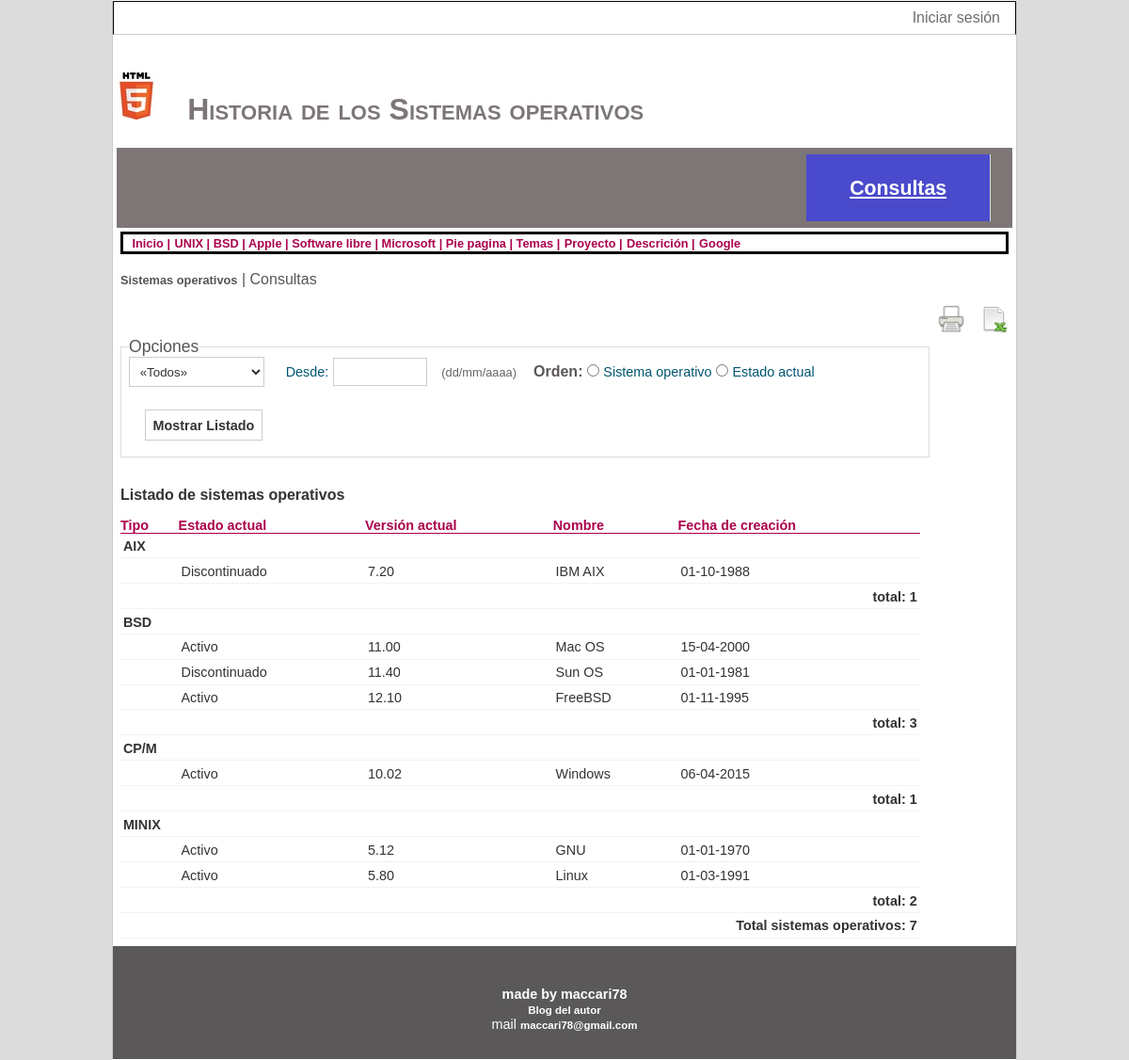
The page /sistop_cons.php on the database its author committed.
### tables this page shows
CREATE TABLE `estado` (
  `actual` varchar(15) NOT NULL,
  `sistop_id` bigint(20) UNSIGNED NOT NULL,
  `tipo_id` bigint(20) UNSIGNED NOT NULL,
  `creacion` date NOT NULL
);

CREATE TABLE `tipo` (
  `tipo_id` bigint(20) UNSIGNED NOT NULL,
  `tipo_desc` varchar(50) NOT NULL
);

CREATE TABLE `sistop` (
  `sistop_id` bigint(20) UNSIGNED NOT NULL,
  `nombre` varchar(60) NOT NULL,
  `version` decimal(5,2) NOT NULL
);

### inc/session.php (called while the page is built, shortened)
<?php
	$user = (isset($_SESSION["user"]) && !empty($_SESSION["user"]))? trim($_SESSION["user"]):"";
?>

### sistop_cons.php (the view, shortened to what this page needs)
<!DOCTYPE html>
<html lang="es">
<?php
	require_once 'inc/conn.php';
	require_once('inc/session.php');
	include("encabezado.php");
	include("pie.php");
	generar_tit($titulo);
	generar_menu($menu_ppal,3);
	generar_breadcrumbs($camino_nav,0,"Consultas");
	$creacion = (isset($_POST["creacion"]) && !empty($_POST["creacion"]))? trim($_POST["creacion"]):null;
	$orden = (isset($_POST["orden"]) && !empty($_POST["orden"]))? $_POST["orden"]:0;
	function lista_tipos(&$lista_c,&$tipo_desc) {
		global $db, $tipo;
		$lista_c =  " <select id='tipo' name='tipo' style='width:17%;' >".
					"	<option value=0 selected>&laquo;Todos&raquo;</option>";
		$sql  = " SELECT * FROM tipo ORDER BY tipo_desc";
		$rs = $db->query($sql);
		if (!$rs) {
		} else {
			foreach ($rs as $row) {
				$seleccionado = "";
				$lista_c .= "<option value='{$row['tipo_id']}' $seleccionado>". utf8_encode($row['tipo_desc'])."</option>";
			}
		}
		$lista_c .= "</select>";
	}
	$orden_sql="";
	$col="5";
	lista_tipos ($lista_c,$tipo_desc);
	$titfilt = "Listado de sistemas operativos";
	$filtro="";
	if (trim($filtro)=="")  {
		$filtro = " 0=0 ";
	}
	if ($orden_sql=="") $orden_sql = "tipo.tipo_desc, version ";
	$sql = "SELECT sistop.*, tipo.*, estado.actual, estado.creacion FROM sistop
			INNER JOIN estado ON estado.sistop_id = sistop.sistop_id
			INNER JOIN tipo ON tipo.tipo_id = estado.tipo_id
			WHERE $filtro ORDER BY $orden_sql";
	$rs = $db->query($sql);
?>
<head>
	<link rel="stylesheet" href="css/estilos.css">
</head>
<body>
	<header>
		<?php echo generar_barra(); ?>
		<div id="encab">
			<?=$titulo?>
			<?=$menu_ppal?>
		</div>
	</header>
	<main id="cuerpo">
		<div class="container">
			<nav aria-label="breadcrumb">
			<div style="border: 3px solid black; padding-left:1%; padding-right:1%;">
				<a href="index.php">Inicio |</a>
				<a href="script1.php">UNIX | </a>
				<a href="script2.php">BSD | </a>
				<a href="script3.php">Apple | </a>
				<a href="seccion4.php">Software libre | </a>
				<a href="seccion5.php">Microsoft | </a>
				<a href="#piePagina">Pie pagina | </a>
				<a href="otherStuff/2020_Examen_Final_Temas.pdf" target="_blank">Temas |</a>
				<a href="otherStuff/2020_Trabajo_Final_Proyecto.pdf" target="_blank">Proyecto |</a>
				<a href="otherStuff/descripcion.pdf" target="_blank">Descrición |</a>
				<a href="http://www.google.com" target="_blank">Google</a>
			</div><br>
		<?= $camino_nav?>
		<div class="cons_opcion">
			<form  name="datos" id="datos" method="post" action="sistOp_cons.php" onsubmit= "return listado();">
			<div style="text-align:right;" id="cons_print">
				<a href="javascript:window.print();" title="Imprimir listado.">
					<img src='images/print.png' title="Imprimir listado." alt="icono imprimir." style="border:0;width:32px;height:32px;">
				</a>
				<a href="javascript:excel()" title='Excel del listado.'>
					<img src='images/excel.png' title='Excel del listado.' alt="icono Excel." style="border:0;width:28px;height:28px;">
				</a>
			</div>
			<fieldset>
				<legend>Opciones</legend>
					<?=$lista_c?> &nbsp; &nbsp;
				<label for="creacion">Desde:</label>
				<input type="text" id="creacion" name="creacion" value="<?php if (!is_null($creacion)){?><?=trim(date("d/m/Y", strtotime($creacion)))?><?php }?>" size="6" maxlength="10" title="Fecha ingreso - formato: dd/mm/aaaa">
				<span style="font-size:0.8em;color:#666;font-weight:normal; padding-left:10;">(dd/mm/aaaa)</span>
				<span>Orden: </span>
				<input type="radio" name="orden" id="orden1" value="1" <?php if ($orden==1) {?> checked="checked" <?php }?>>
				<label for="orden1">Sistema operativo</label>
				<input type="radio" name="orden" id="orden2" value="2" <?php if ($orden==2) {?> checked="checked" <?php }?>>
				<label for="orden2">Estado actual</label>
				<input type="submit" id="Mostrar" name="Mostrar" value="Mostrar Listado">
			</fieldset>
			</form>
		</div>
		<br class="clear">
		<h2 class="constit"><?=$titfilt?></h2>
		<table width="90%" class="cons_tabla">
			<tr>
				<th>Tipo</th>
				<th>Estado actual</th>
				<th>Versión actual</th>
				<th>Nombre</th>
				<th>Fecha de creación</th>
			</tr>
			<?php
				$tipo = 0;
				$tot = $total=0;
				$subtotal = "";
				if ($rs ) {
					foreach ($rs as $reg) {
						if ($tipo <> $reg['tipo_id']) {
							$subtotal="";
							if ($tot<>0) {
								$subtotal="<td colspan=$col class='cons_txt1'> total: $tot</td> ";
							}
			?>
			<tr><?=$subtotal?></tr>
			<tr>
				<td colspan=<?=$col?> class="cons_txt"> <?php echo utf8_encode($reg['tipo_desc']); ?></td>
			</tr>
				<?php
						$tipo = $reg['tipo_id'];
						$tot=0;
					}
					$sistop = utf8_encode($reg['nombre']);
				?>
					<tr class="constxt1">
						<td>&nbsp;</td>
						<td><?=$reg['actual']?></td>
						<td><?=$reg['version']?></td>
						<td><?=$sistop?></td>
						<td><?=date("d-m-Y", strtotime($reg['creacion']))?></td>
					</tr>
				<?php
					$tot++;
					$total++;
				}
				if ($tot<>0) {
					$subtotal="<tr><td colspan=$col class='cons_txt1'>total: $tot</td></tr> ";
				}
				if ($total<>0) {
					$subtotal.="<tr><td colspan=$col class='cons_txt1'>Total sistemas operativos: $total</td></tr> ";
				} else {
					$subtotal.="<tr><td colspan=$col>No se encuentran datos para el filtro ingresado</td></tr> ";
				}
				echo $subtotal;
			}
			?>
		</table>
	</main>
	<footer>
		<?=pie()?>
	</footer>
</body>
</html>

### encabezado.php (shortened to what this page needs)
<?php
	function generar_tit(&$tit) {
		$tit = '<a href="index.php" title="Historia de los Sistemas operativos">
					<img src="images/HTML5_logo.jpg" alt="Historia de los Sistemas operativos" style="margin-right:2em;">
				</a>
				<h1 class="titppal1">Historia de los Sistemas operativos</h1>';
	}
	function generar_barra() {
	global $user;
		if ($user=="") {
			$links = "<a href='login.php' title='iniciar session'>Iniciar sesión</a>";
		} else {
			$links = "<span> {$_SESSION['nombre']} </span> &nbsp;".
					 "<a href='cerrar_session.php' title='cerrar sessión'>| Cerrar sesión</a>";
		}
		$barra_sup ="<div id='barra_superior'>$links</div> ";
		return  $barra_sup;
	}
	function generar_menu(&$menu_ppal,$sel) {
		$menu="";
		$clase1 = ($sel==3)? "menuactual":"";
		$menu.= " <li class='color1' >".
				"	<a href='sistop_cons.php' title='Consulta Sistemas operativos' class='$clase1'>".
				"		 Consultas ".
				"  	</a>".
				"</li>";
		$menu_ppal = "<ul id='menuppal'>$menu</ul>";
	}
	function generar_breadcrumbs(&$camino_nav,$op,$text) {
		$camino="";
		$camino_nav =<<<EOT
			<ul id="camino">
				<li id="primero"><a href="index.php" title="ir a la página de inicio">Sistemas operativos</a></li>
				$camino
				<li aria-current="page">$text</li>
			</ul>
	EOT;
	}
?>

### pie.php
<?php
	function pie() {
		$pie=
		'<div id="pie">
			<strong id="piePagina">made by maccari78</strong><br>
			<a href="https://hachetemele5.wordpress.com" target="_blank">Blog del autor</a><br>
			mail <a href="mailto:mail@mail.com" title="enviar mail">maccari78@gmail.com</a>
		</div> ';
		return $pie;
	}
?>

### css/estilos.css (style rules this page uses)
html, body, div, span, applet, object, iframe, p, blockquote, pre, a, abbr, acronym, address, big, cite, code, del, dfn, em, img, ins, kbd, q, s, samp, small, strike, sub, sup, tt, var, b, u, i, center, dl, dt, dd, ol, fieldset, form, label, legend, article, aside, canvas, details, figcaption, figure, footer, header, hgroup, menu, nav, section, summary, time, mark, audio, video { margin: 0; padding: 0; border: 0 none; outline: 0; font:inherit; vertical-align:baseline; }
strong { font-weight:bold; }
html { background-color:#DCDCDC; }
body { font-family:helvetica,arial,verdana, sans-serif; font-size:1em; background-color:#FFFFFF; color:#333; width:80%; border:1px solid #FFFFFF; border-left:1px solid #CCC; border-right:1px solid #CCCCCC; margin-left:auto; margin-right:auto; }
#cuerpo { padding:.5em; padding-top:0; }
#encab { padding-top:2.5em; }
.titppal1 { color:#7C7676; font-size:2em; font-variant:small-caps; display:inline; }
#barra_superior { background-color:#FFF; color:#6C6C6C; text-align:right; margin:0; border:1px solid #050505; padding:.5em; padding-right:1em; border-bottom:1px solid #CDCDCD; }
#barra_superior a { font-family:arial,verdana,helvetica,sans-serif; font-size:1em; color:#6C6C6C; font-weight:normal; }
#barra_superior a:link { text-decoration:none; }
#menuppal { background-color:#7C7676; color:#FFFFFF; margin:0.2em; padding:0.3em; padding-right:1em; font-size:1.4em; text-align:right; margin-top:1em; }
#menuppal > li { display:inline-block; padding:1em; padding-left:5%; padding-right:5%; border-right:1px solid #dcdcdc; text-align:left; }
#menuppal li a { color:#ffffff }
#menuppal li a.menuactual { text-decoration:underline; color:#FFF; font-size:.95em; font-weight:bold; font-variant: normal }
.color1 { background-color:#4a4acd; color:#9999FF; }
#camino { list-style-type:none; font-size:1em; color:#565555; margin:0; margin-bottom:1em; padding-left:0; }
#camino li { display:inline; }
#camino li:before { content:' | '; }
#camino li#primero:before { content:''; }
#camino li a, li a:active { color:#565555; }
#pie { clear:both; background-color:#5a5858; color:#ffffff; text-align:center; padding-top:3em; padding-bottom:2em; font-size: .9em; }
#pie a { color:#ffffff; }
a { font-size:0.8em; }
a:link { font-family:arial,verdana,helvetica,sans-serif; font-size:0.8em; color:#ab004c; font-weight:bold; text-decoration:none; }
form { margin-left:2em; }
fieldset { width:40%; border:1px solid #dcdcdc; margin-bottom:1em; margin-left:0.5em; padding-left:1em; }
legend { color:#565656; font-size:1.1em; font-weight:bold; }
label { display:block; color:#005571; margin:0; margin-bottom:0.3em; margin-top:0.5em; font-family: arial,verdana,helvetica,sans-serif; }
input, select, textarea { margin:0 0 .5em 0; padding:0.5em; border:0; outline:0; background:#eeeeee; }
input[type=text], input[type=password] { width:12em; }
input[type=submit], input[type=reset], input[type=buttom] { width:auto; border: 1px solid #6AAEC4; background-color:#6AAEC4; font-weight:bold; margin:1.2em; color:#eeeeee; font-size:1em; margin-right:0.4em; }
form span { color:#6AAEC4; font-family: arial,verdana,helvetica,sans-serif; }
.cons_opcion { margin:0; padding:0; margin-top:.5em; position:relative; }
.cons_opcion span { color:#5c5858; font-weight:bold; padding-left:0.85em; }
.cons_opcion form { margin:0; padding:0; position:relative; }
.cons_opcion fieldset { width:90%; margin:0; padding:0; padding-left:0.5em; position:relative; }
.cons_opcion legend { font-weight:normal; }
.cons_opcion label { display:inline; font-size:0.9em; color:#005571; margin:0; }
.cons_opcion input, .cons_opcion select { color:#333; background-color:#FFF; background-color:#FFF; border:1px solid #cdcdcd; }
.cons_opcion input[type=text] { width:10%; }
.cons_opcion input[type=submit] { font-size:0.9em; }
.cons_tabla { color:#333; background:#FFF; border:0; font-size:0.9em; background-color:#f2f2f2; margin-top:1em; padding:0; border-spacing:0; border-collapse:collapse; }
.cons_tabla th { padding:0; margin:0; color:#ab004c; background-color:#FFFFFF; font-family:Verdana, Arial, Helvetica, sans-serif; font-weight:bold; vertical-align:middle; text-align:left; border:0; border-bottom: 1px #ab004c solid; }
.cons_tabla td { line-height:1.2em; padding:0.2em; padding-top:0.4em; margin:0; background:#ffffff; vertical-align:top; border:0; border-bottom: 1px #f2f2f2 solid; }
td.cons_txt { font-weight:bold; }
td.cons_txt1 { font-weight:bold; text-align:right; }
.constit { font-size:1em; }

### rows shown on the page
estado: tipo.tipo_desc "AIX", actual "Discontinuado", sistop_id.version "7.20", sistop_id.nombre "IBM AIX", creacion "01-10-1988"
estado: tot "1", tipo.tipo_desc "BSD", actual "Activo", sistop_id.version "11.00", sistop_id.nombre "Mac OS", creacion "15-04-2000"
estado: actual "Discontinuado", sistop_id.version "11.40", sistop_id.nombre "Sun OS", creacion "01-01-1981"
estado: actual "Activo", sistop_id.version "12.10", sistop_id.nombre "FreeBSD", creacion "01-11-1995"
estado: tot "3", tipo.tipo_desc "CP/M", actual "Activo", sistop_id.version "10.02", sistop_id.nombre "Windows", creacion "06-04-2015"
estado: tot "1", tipo.tipo_desc "MINIX", actual "Activo", sistop_id.version "5.12", sistop_id.nombre "GNU", creacion "01-01-1970"
estado: actual "Activo", sistop_id.version "5.80", sistop_id.nombre "Linux", creacion "01-03-1991"

### other values the page prints
$text "Consultas"
$titfilt "Listado de sistemas operativos"
$tot "2"
$total "7"
